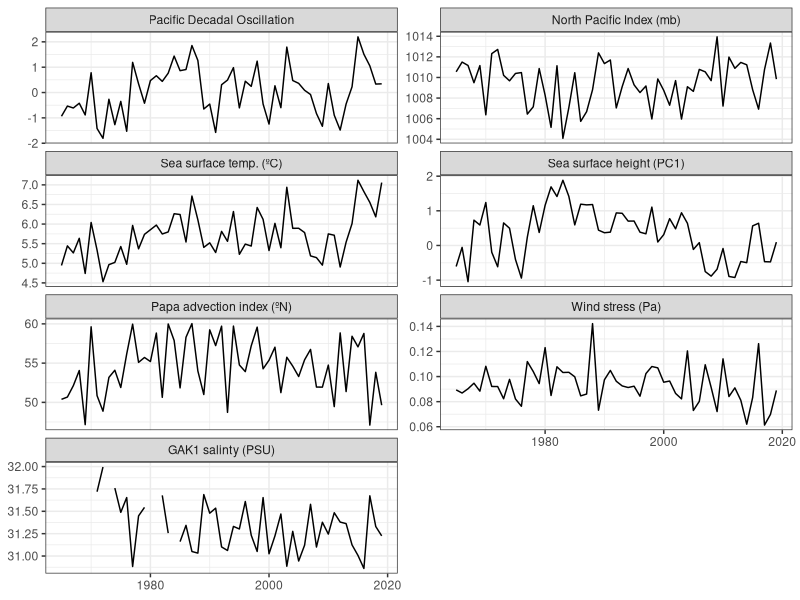
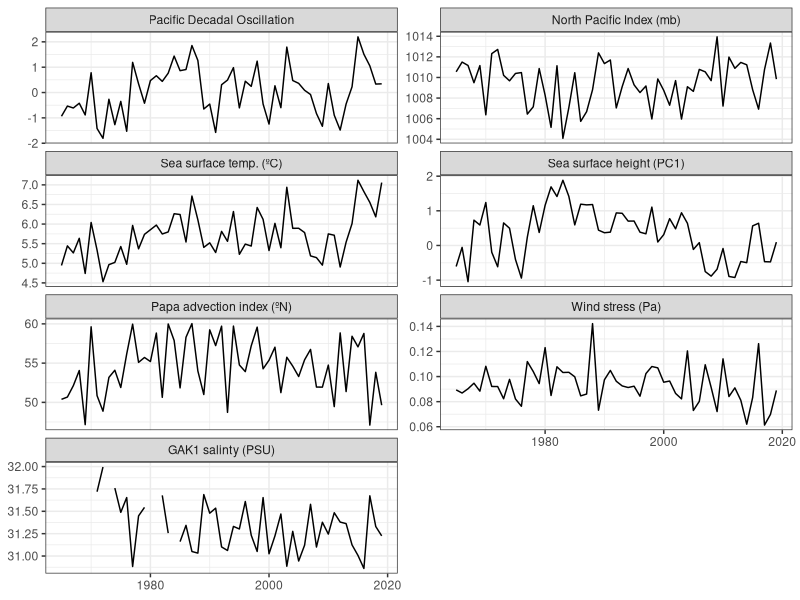

These figures' R source, in order:
library(tidyverse)

dat <- read.csv("data/climate.data.csv")

# add SWFSC PDO values
dat2 <- read.csv("data/salmon.and.SWFSC.PDO.csv")

dat2 <- dat2 %>%
  group_by(Year) %>%
  summarise(NDJFM.PDO=mean(PDO1))

names(dat2)[1] <- "year"

dat <- left_join(dat, dat2)

# and replace the ssh coastal mean with ssh PC1
dat3 <- read.csv("data/salmon.covariates.updated.ssh.eof.csv")
dat$FMA.SSH.PC1 <- dat3$FMA.ssh.PC1.SODA.pred.by.GODAS[match(dat$year, dat3$year)]

dat <- dat %>%
  select(-era, -FMA.ssh.COMBINED) %>%
  filter(year %in% 1965:2019)

names(dat) <- c("Year",
                "Wind stress (Pa)",
                "Pacific Decadal Oscillation",
                "Sea surface temp. (ºC)",
                "North Pacific Index (mb)",
                "Papa advection index (ºN)",
                "GAK1 salinty (PSU)",
                "Sea surface height (PC1)")


dat <- dat %>%
  pivot_longer(cols=-Year)

dat$order <- NA

this <- grep("Pacific Decadal", dat$name)
dat$order[this] <- 1

this <- grep("North", dat$name)
dat$order[this] <- 2

this <- grep("(ºC)", dat$name)
dat$order[this] <- 3

this <- grep("(PC1)", dat$name)
dat$order[this] <- 4

this <- grep("Papa", dat$name)
dat$order[this] <- 5

this <- grep("Wind", dat$name)
dat$order[this] <- 6

this <- grep("GAK1", dat$name)
dat$order[this] <- 7

dat$name <- reorder(dat$name, dat$order)

ggplot(dat, aes(Year, value)) +
  theme_bw() +
  geom_line() +
  facet_wrap(~name, scales="free_y", ncol=2) +
  theme(axis.title = element_blank())

ggsave("figs/SI climate time series.png", width=5, height=6, units='in', dpi=300)
